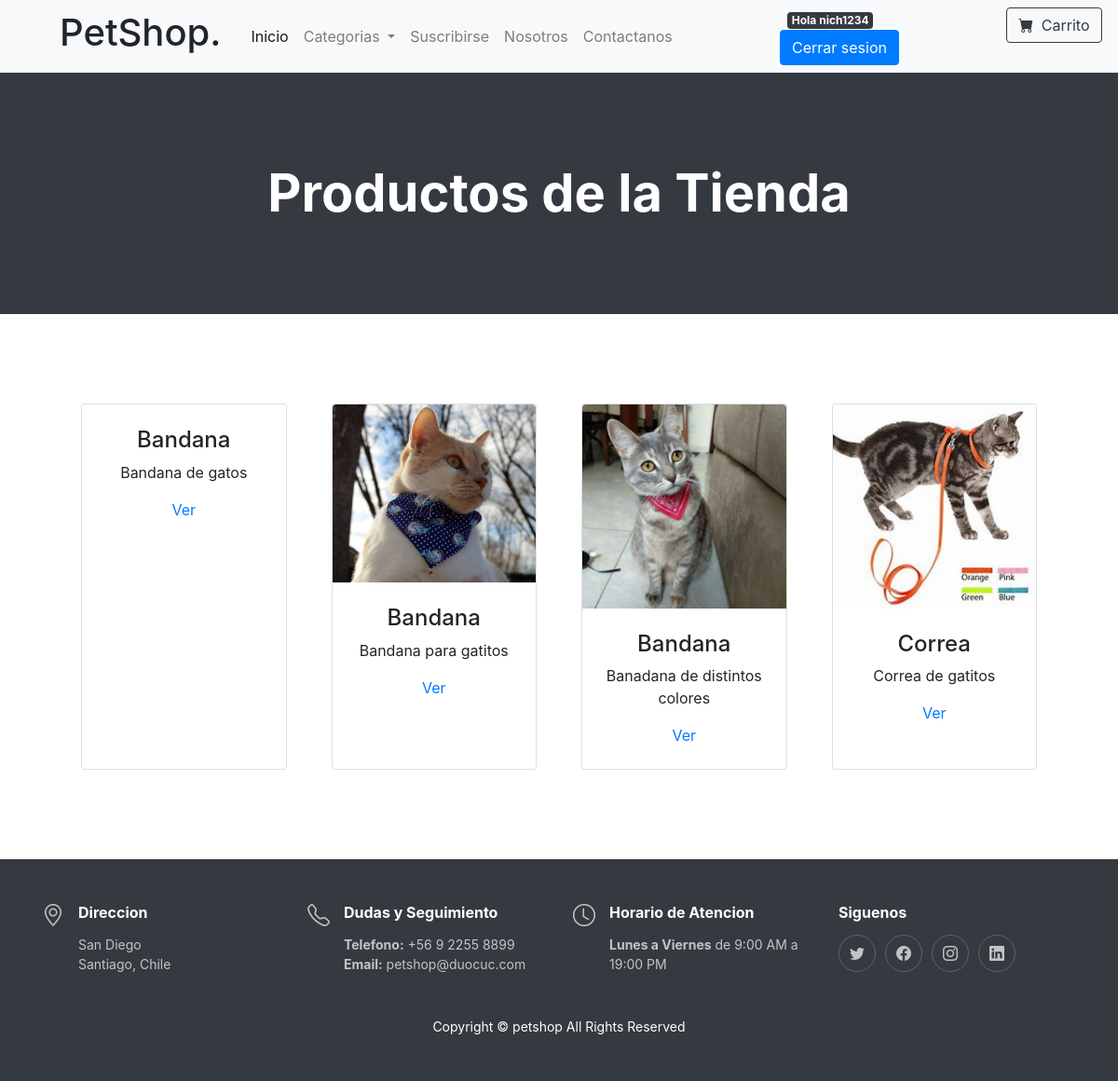
The app's page /categoria/1/productos (signed in) with its own data.
### core/models.py (models this page shows, shortened)
class Producto(models.Model):
    id = models.IntegerField(primary_key=True, verbose_name='Id de producto')
    titulo = models.CharField(max_length=50, null=False)
    stock = models.IntegerField(default=1)
    imagen = models.FileField(upload_to='img')
    descripcion = models.CharField(max_length=200, null=False)
    precio = models.DecimalField(null=False, max_digits=10, decimal_places=2)
    categoria = models.ForeignKey(Categoria,on_delete=models.CASCADE, related_name="productos")

### core/views.py (the view)
# urls.py: path('categoria/<int:categoria_id>/productos', views.productos_por_categoria, name="productos_por_categoria"),
def productos_por_categoria(request, categoria_id):
    categoria = get_object_or_404(Categoria, id = categoria_id)
    productos = categoria.productos.all()
    return render(request, 'core/producto/search.html',
    {
        'categorias' : Categoria.objects.all(),
        'productos' : productos,
        'categoria' : categoria.descripcion,
    })

### core/templates/core/producto/search.html (shortened to what this page needs)
{% extends "core/layout.html" %}
{% block content %}
<header class="bg-dark py-5">
    <div class="container px-4 px-lg-5 my-5">
        <div class="text-center text-white">
            <h1 class="display-4 fw-bolder">Productos de la Tienda</h1>
        </div>
    </div>
</header>
<section class="py-5">
    <div class="container px-4 px-lg-5 mt-5">
        <div class="row gx-4 gx-lg-5 row-cols-2 row-cols-md-3 row-cols-xl-4 justify-content-center">
            {% for producto in productos %}
            <div class="card-group">
                <div class="card">
                    <img class="card-img-top" src="{{MEDIA_URL}}{{producto.imagen.url}}"alt="">
                    <div class="card-body p-4">
                        <div class="text-center">
                            <h4>{{ producto.titulo.title|truncatechars:30 }}</h4>
                            <p>{{ producto.descripcion.capitalize|truncatechars:40 }}</p>
                            <a href="{% url 'CORE:producto_show' producto.id %}">Ver</a>
                        </div>
                    </div>
                </div>
            </div>
        {% empty %}
        <div>
            No hay producto
        </div>
    </div>
    </div>
    {% endfor %}
</section>
{% endblock %}

### core/templates/core/layout.html (shortened to what this page needs)
{% load static %}
<!doctype html>
    <html lang="es">
    <head>
        <link href="{%static 'core/css/style.css'%}" rel="stylesheet" type="text/css" media="all" />
        <link href="https://cdn.jsdelivr.net/npm/bootstrap-icons@1.5.0/font/bootstrap-icons.css" rel="stylesheet" />
        <link rel="stylesheet" href="https://cdn.jsdelivr.net/npm/bootstrap@4.0.0/dist/css/bootstrap.min.css">
    </head>
    <body>
      <nav class="navbar navbar-expand-lg navbar-light bg-light" >
        <div class="container  px-4 px-lg-5">
            <h1>PetShop<span>.</span></h1>
            <div class="collapse navbar-collapse navbar-nav-scroll"  id="navbarSupportedContent">
                <ul class="navbar-nav me-auto mb-2 mb-lg-0 ms-lg-4">
                    <li class="nav-item"><a class="nav-link active" aria-current="page" href="/">Inicio</a></li>
                    <li class="nav-item dropdown">
                      <a class="nav-link dropdown-toggle" href="#" id="navbarDropdown" role="button" data-toggle="dropdown" aria-haspopup="true" aria-expanded="false">
                          Categorias
                      </a>
                    </li>
                        {% if user.is_authenticated %}
                        <li class="nav-item"><a class="nav-link " aria-current="page" href="{% url 'CORE:subscribirse' %}">Suscribirse</a></li>
                        {% endif %}
                        <li class="nav-item"><a class="nav-link " aria-current="page" href="{% url 'CORE:nosotros' %}">Nosotros</a></li>
                        <li class="nav-item"><a class="nav-link " aria-current="page" href="{% url 'CORE:contactanos' %}">Contactanos</a></li>
                </ul>
              </div>
            </div>
                <div class="col-3"style="margin-right: 70px;">
                  <div class="row">
                      <div class="col-10   ">
                          {% if user.is_authenticated %}
                          <span class="badge bg-dark text-white ms-2 ">Hola {{ user.username }}</span>
                          <a type="button" class="btn btn-primary  " href="{% url 'logout'%}?next=/"> Cerrar sesion </a>
                          {% endif %}
                      </div>
                      <div class="col-2">
                          {% if user.is_superuser or not user.is_authenticated %}
                              <button type="button" class="btn btn-outline-dark" disabled>
                                <i class="bi-cart-fill me-1"></i>
                                Carrito
                                <span class="badge bg-dark text-white ms-1 rounded-pill"></span>
                              </button>
                          {% else %}
                              <a type="button" class="btn btn-outline-dark" href="{% url 'CORE:carrito_index' %}">
                                <i class="bi-cart-fill me-1"></i>
                                Carrito
                               </a>
                          {% endif %}
                      </div>
                  </div>
              </div>
    </nav>
            <div class="row gx-4 gx-lg-5 row-cols-2 row-cols-md-3 row-cols-xl-4 justify-content-center">
                <div class="col mb-5">
                    {% block content %}
                    {% endblock %}
                </div>
            </div>
            <footer class="py-5 bg-dark footer" id="footer">
                <div class="container">
                  <div class="row gy-3">
                    <div class="col-lg-3 col-md-6 d-flex">
                      <i class="bi bi-geo-alt icon"></i>
                      <div>
                        <h4>Direccion</h4>
                        <p>
                          San Diego <br>
                          Santiago, Chile<br>
                        </p>
                      </div>
                    </div>
                    <div class="col-lg-3 col-md-6 footer-links d-flex">
                      <i class="bi bi-telephone icon"></i>
                      <div>
                        <h4>Dudas y Seguimiento</h4>
                        <p>
                          <strong>Telefono:</strong> +56 9 2255 8899<br>
                          <strong>Email:</strong> petshop@duocuc.com<br>
                        </p>
                      </div>
                    </div>
                    <div class="col-lg-3 col-md-6 footer-links d-flex">
                      <i class="bi bi-clock icon"></i>
                      <div>
                        <h4>Horario de Atencion</h4>
                        <p>
                          <strong>Lunes a Viernes</strong> de 9:00 AM a 19:00 PM<br>
                        </p>
                      </div>
                    </div>
                    <div class="col-lg-3 col-md-6 footer-links">
                      <h4>Siguenos </h4>
                      <div class="social-links d-flex">
                        <a href="#" class="twitter"><i class="bi bi-twitter"></i></a>
                        <a href="#" class="facebook"><i class="bi bi-facebook"></i></a>
                        <a href="#" class="instagram"><i class="bi bi-instagram"></i></a>
                        <a href="#" class="linkedin"><i class="bi bi-linkedin"></i></a>
                      </div>
                    </div>
                  </div>
                </div>
                <div class="container"><p class="m-0 text-center text-white">Copyright &copy; petshop All Rights Reserved</p></div>
              </footer>
      </body>
</html>

### records on screen
Producto: titulo "Bandana", descripcion "Bandana de gatos"
Producto: imagen (picture), titulo "Bandana", descripcion "Bandana para gatitos"
Producto: imagen (picture), titulo "Bandana", descripcion "Banadana de distintos colores"
Producto: imagen (picture), titulo "Correa", descripcion "Correa de gatitos"

### other values on screen
{{ user.username }} "nich1234"
